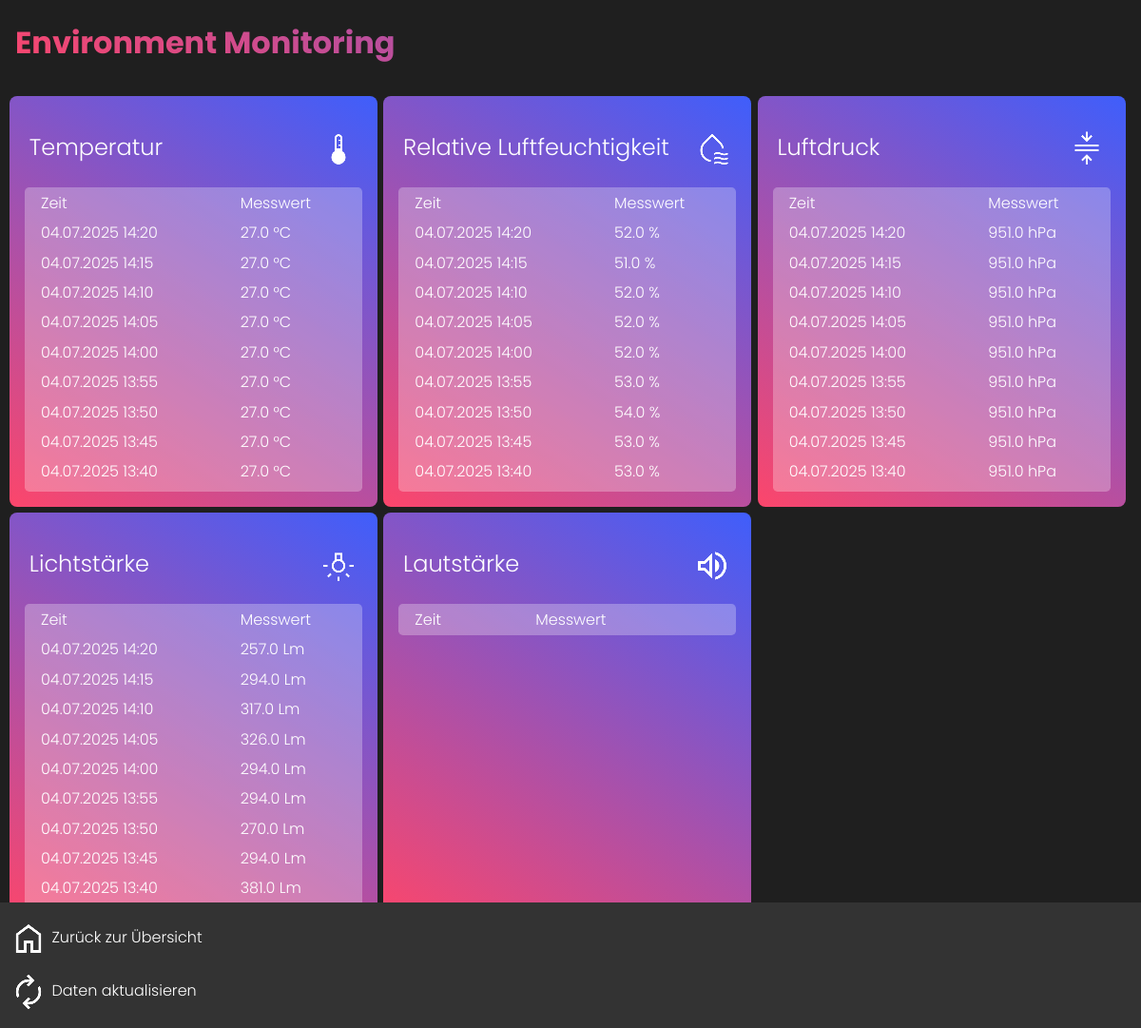
Page /details.php?bid=2 on the committed database.
### tables this page shows
CREATE TABLE `sensortyp` (
  `sensortyp_id` int(11) NOT NULL,
  `bezeichnung` varchar(100) NOT NULL,
  `einheit` varchar(50) DEFAULT NULL,
  `symbol` varchar(50) NOT NULL,
  `beschreibung` text DEFAULT NULL
);

CREATE TABLE `messung` (
  `messung_id` bigint(20) NOT NULL,
  `board_id` int(11) NOT NULL,
  `sensortyp_id` int(11) NOT NULL,
  `zeitstempel` datetime NOT NULL,
  `messwert` decimal(10,3) NOT NULL
);

### func/db_functions.php (called while the page is built, shortened)
<?php
function getAllSensorTypes($link) {
    $sql = "SELECT * FROM sensortyp";
    $result = mysqli_query($link, $sql);
    $sensorTypData = array();
    while($row=mysqli_fetch_array($result, MYSQLI_ASSOC)) {
        $sensorTypData[] = $row;
    }
    return $sensorTypData;
}
function getDataBySensorType($link, $boardID, $sensorDesc) {
    $sql='SELECT sensorboard.seriennummer, messung.zeitstempel, ROUND(messung.messwert,1) AS messwert,sensortyp.einheit
    FROM messung INNER JOIN sensortyp
    ON messung.sensortyp_id=sensortyp.sensortyp_id
    INNER JOIN sensorboard
    ON messung.board_id=sensorboard.board_id
    WHERE sensortyp.bezeichnung=\''.$sensorDesc.'\' AND
    sensorboard.board_id=\''.$boardID.'\' ORDER BY messung.zeitstempel DESC';
    $result = mysqli_query($link, $sql);
    $sensorData = array();
    while($row=mysqli_fetch_array($result, MYSQLI_ASSOC)) {
        $sensorData[] = $row;
    }
    return $sensorData;
}

### func/helper.php (called while the page is built, shortened)
<?php
function getFormattedDate($date) {
    $dateObject = new DateTime($date);
    return  $dateObject->format('d.m.Y H:i');
}

### details.php (the view, shortened to what this page needs)
<?php
include "func/db_functions.php";
include "func/helper.php";
$link = connectDatabase();
$boardID = $_GET['bid'];
?>
<!DOCTYPE html>
<html lang="de-CH">
<head>
    <link rel="stylesheet" href="styles/styles.css">
    <link rel="stylesheet" href="styles/details-styles.css">
</head>
<body>
    <div id="wrapper">
        <header>
            <h1>Environment Monitoring</h1>
        </header>
        <main>
	<?php
	$sensorTypes = getAllSensorTypes($link);
	foreach($sensorTypes as $sensor) {
	    echo '
	    <div id="value-table">
	    <h2>'.$sensor['beschreibung'].'<img src="img/'.$sensor['symbol'].'"></h2>
	    <div class="table-scroll-wrapper">
		<table>
		    <tr>
			<th>Zeit</th>
			<th>Messwert</th>
		    </tr>';
	    $sensorData = getDataBySensorType($link, $boardID, $sensor['bezeichnung']);
	    foreach($sensorData as $data) {
		echo "<tr>
		<td>".getFormattedDate($data['zeitstempel'])."</td>
		<td>{$data['messwert']} {$data['einheit']}</td>
		</tr>";
	    }
	    echo '</table>
		</div>
	    </div>';
	}
	?>
        </main>
	 <footer>
	 <ul>
	    <li><a href="index.php"><img src="img/home_medium.png"> <span class="nav-text">Zurück zur Übersicht</span></a></li>
	    <li><a href="#" id="reload"><img src="img/reload_medium.png"> <span class="nav-text">Daten aktualisieren</span></a></li>
	 </ul>
	 </footer>
    </div>
</body>
</html>

### styles/styles.css (style rules this page uses)
* { box-sizing: border-box; font-family: "Poppins", sans-serif; font-weight: 300; font-style: normal; }
html, body { margin: 0; padding: 0; background-color: rgb(31,31,31); }
main { display: flex; padding: 10px; margin-bottom: 100px; gap: 0.4em; flex-wrap: wrap; justify-content: flex-start; }
#wrapper { max-width: 1400px; margin: 0 auto; }
h1 { font-weight: bold; background: linear-gradient(212deg,rgba(63, 94, 251, 1) 0%, rgba(252, 70, 107, 1) 100%); background-clip: text; -webkit-background-clip: text; -webkit-text-fill-color: transparent; padding-left: 0.5em; }
footer { position: fixed; width: 100%; max-width: 1400px; margin: 0 auto; padding: 10px; margin-bottom: 0; bottom: 0; color: rgb(255,255,255); background-color: rgb(51,51,51); }

### styles/details-styles.css (style rules this page uses)
h2 { display: flex; justify-content: space-between; }
h2 img { vertical-align: middle; padding: right: 1.5em; }
.table-scroll-wrapper { max-height: 20em; overflow-y: auto; scroll-behavior: smooth; border: 1px solid rgba(255, 255, 255, 0.2); border-radius: 0.3em; background-color: rgba(255, 255, 255, 0.1); }
#value-table { background: linear-gradient(212deg, rgba(63, 94, 251, 1) 0%, rgba(252, 70, 107, 1) 100%); flex-basis: calc(25% - 0.4em); padding: 1em; border-radius: 0.5em; width: 100%; }
#value-table table { width: 100%; border-collapse: collapse; }
#value-table h2 { padding: 0 0.2em 0 0.2em; color: #fff; }
#value-table th { text-align: left; }
#value-table th, td { padding: 0.2em 1em; background-color: rgba(255, 255, 255, 0.2); color: #fff; }
footer ul { margin: 0; padding: 0; list-style-type: none; display: flex; flex-direction: column; }
footer ul li { padding: 0.5em 0; }
footer img { vertical-align: middle; }
footer a { text-decoration: none; color: white; }
@media screen and (max-width: 1400px) { #value-table { flex-basis: calc(33.333333333% - 0.4em); } }

### rows in the picture
sensortyp: beschreibung "Temperatur", symbol (picture)
messung: zeitstempel "04.07.2025 14:20", messwert "27.0", sensortyp.einheit "°C"
messung: zeitstempel "04.07.2025 14:15", messwert "27.0", sensortyp.einheit "°C"
messung: zeitstempel "04.07.2025 14:10", messwert "27.0", sensortyp.einheit "°C"
messung: zeitstempel "04.07.2025 14:05", messwert "27.0", sensortyp.einheit "°C"
messung: zeitstempel "04.07.2025 14:00", messwert "27.0", sensortyp.einheit "°C"
messung: zeitstempel "04.07.2025 13:55", messwert "27.0", sensortyp.einheit "°C"
messung: zeitstempel "04.07.2025 13:50", messwert "27.0", sensortyp.einheit "°C"
messung: zeitstempel "04.07.2025 13:45", messwert "27.0", sensortyp.einheit "°C"
messung: zeitstempel "04.07.2025 13:40", messwert "27.0", sensortyp.einheit "°C"
sensortyp: beschreibung "Relative Luftfeuchtigkeit", symbol (picture)
messung: zeitstempel "04.07.2025 14:20", messwert "52.0", sensortyp.einheit "%"
messung: zeitstempel "04.07.2025 14:15", messwert "51.0", sensortyp.einheit "%"
messung: zeitstempel "04.07.2025 14:10", messwert "52.0", sensortyp.einheit "%"
messung: zeitstempel "04.07.2025 14:05", messwert "52.0", sensortyp.einheit "%"
messung: zeitstempel "04.07.2025 14:00", messwert "52.0", sensortyp.einheit "%"
messung: zeitstempel "04.07.2025 13:55", messwert "53.0", sensortyp.einheit "%"
messung: zeitstempel "04.07.2025 13:50", messwert "54.0", sensortyp.einheit "%"
messung: zeitstempel "04.07.2025 13:45", messwert "53.0", sensortyp.einheit "%"
messung: zeitstempel "04.07.2025 13:40", messwert "53.0", sensortyp.einheit "%"
sensortyp: beschreibung "Luftdruck", symbol (picture)
messung: zeitstempel "04.07.2025 14:20", messwert "951.0", sensortyp.einheit "hPa"
messung: zeitstempel "04.07.2025 14:15", messwert "951.0", sensortyp.einheit "hPa"
messung: zeitstempel "04.07.2025 14:10", messwert "951.0", sensortyp.einheit "hPa"
messung: zeitstempel "04.07.2025 14:05", messwert "951.0", sensortyp.einheit "hPa"
messung: zeitstempel "04.07.2025 14:00", messwert "951.0", sensortyp.einheit "hPa"
messung: zeitstempel "04.07.2025 13:55", messwert "951.0", sensortyp.einheit "hPa"
messung: zeitstempel "04.07.2025 13:50", messwert "951.0", sensortyp.einheit "hPa"
messung: zeitstempel "04.07.2025 13:45", messwert "951.0", sensortyp.einheit "hPa"
messung: zeitstempel "04.07.2025 13:40", messwert "951.0", sensortyp.einheit "hPa"
sensortyp: beschreibung "Lichtstärke", symbol (picture)
messung: zeitstempel "04.07.2025 14:20", messwert "257.0", sensortyp.einheit "Lm"
messung: zeitstempel "04.07.2025 14:15", messwert "294.0", sensortyp.einheit "Lm"
messung: zeitstempel "04.07.2025 14:10", messwert "317.0", sensortyp.einheit "Lm"
messung: zeitstempel "04.07.2025 14:05", messwert "326.0", sensortyp.einheit "Lm"
messung: zeitstempel "04.07.2025 14:00", messwert "294.0", sensortyp.einheit "Lm"
messung: zeitstempel "04.07.2025 13:55", messwert "294.0", sensortyp.einheit "Lm"
messung: zeitstempel "04.07.2025 13:50", messwert "270.0", sensortyp.einheit "Lm"
messung: zeitstempel "04.07.2025 13:45", messwert "294.0", sensortyp.einheit "Lm"
messung: zeitstempel "04.07.2025 13:40", messwert "381.0", sensortyp.einheit "Lm"
sensortyp: beschreibung "Lautstärke", symbol (picture)
